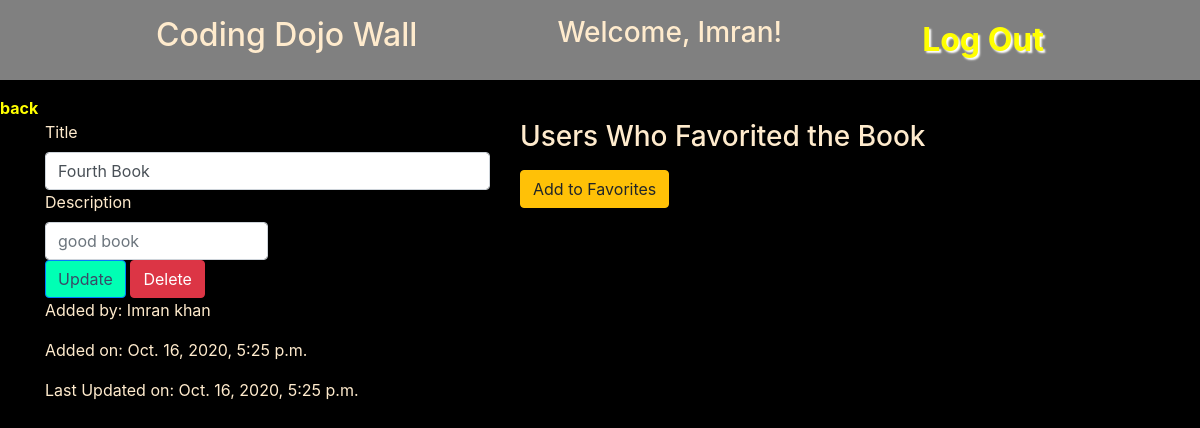
Screenshot of /show/12 (signed in) with the database file from the repository.
### FavoriteBooks_App/models.py (models this page shows)
class User(models.Model):
    first_name = models.CharField(max_length=45)
    last_name = models.CharField(max_length=45)
    email = models.EmailField(unique=True)
    password = models.CharField(max_length=255)
    created_at = models.DateTimeField(auto_now_add=True)
    updated_at = models.DateTimeField(auto_now=True)
    objects = UserManager()

class Book(models.Model):
    title = models.CharField(max_length=255)
    description = models.CharField(max_length=255)
    user_uploaded = models.ForeignKey(User, related_name="user_uploaded_books",on_delete=models.CASCADE)
    users_likes = models.ManyToManyField(User, related_name='users_liked_books')
    created_at = models.DateTimeField(auto_now_add=True)
    updated_at = models.DateTimeField(auto_now=True)
    objects = BookManager()

### FavoriteBooks_App/views.py (the view)
# urls.py: path('show/<int:id>', views.show_book),
def show_book(request, id):
    if 'user_id' not in request.session:
        return redirect('/')
    user = User.objects.get(id=request.session['user_id'])
    book = Book.objects.get(id=id)
    context = {
        'user': user,
        'book': book,
    }
    return render(request, 'showbook.html', context)

### FavoriteBooks_App/templates/showbook.html (shortened to what this page needs)
<!DOCTYPE html>
<html lang="en">
<head>
    <link href="https://stackpath.bootstrapcdn.com/bootstrap/4.5.0/css/bootstrap.min.css" rel="stylesheet">
    {% load static %}
    <link rel="stylesheet" href="{% static 'style.css' %}">
</head>
   <body>
        <nav>
            <h2>Coding Dojo Wall</h2>
            <h3>Welcome, {{ user.first_name }}!</h3>
            <a href="/logout">Log Out</a>
        </nav>
        <a href="/main">back</a>
        <div class="container">
            <div class="row">
                <div class="col-5 px-12">
                    {% if book.user_uploaded.id == request.session.user_id %}
                    <form action="/edit/{{book.id}}" method="post">
                        <label for="title">Title</label>
                        <input type="text" name="title" id="title" class="form-control" value="{{ book.title}}">
                        <label for="description">Description</label>
                        <input name="description" class="form-control w-50" placeholder="{{book.description}}">
                        <button type="submit" class="btn btn-primary">Update</button>
                        <a href="/delete/{{ book.id }}" role="button" class="btn btn-danger">Delete</a>
                    </form>
                    {% else %}
                    <h3>{{book.title}}</h3>
                    <p>Description: {{book.description}}</p>
                    {% endif %}
                    <p>Added by: {{book.user_uploaded.first_name}} {{book.user_uploaded.last_name}}</p>
                    <p>Added on: {{book.created_at}}</p>
                    <p>Last Updated on: {{book.updated_at}}</p>
                </div>
                <div class="col-5 px-12" >
                    <h3>Users Who Favorited the Book</h3>
                    {% if user in book.users_likes.all %}
                    <a href="/unfavorite/{{book.id}}" role="button" class="btn btn-danger">Remove yourself From Favorites</a>
                    {% else %}
                    <a href="/favorite/{{book.id}}" role="button" class="btn btn-warning">Add to Favorites</a>
                    {% endif %}
                </div>
            </div>
        </div>
   </body>
</html>

### FavoriteBooks_App/static/style.css (style rules this page uses)
body { background-color:black; }
h1,h2,h3,h4,h5,p,label { color: blanchedalmond; }
nav { background-color:gray; display: flex; justify-content: space-evenly; margin-bottom: 1em; padding: 1em; }
nav > a { font-size: 2rem; text-shadow: 2px 2px 2px white; }
.btn-primary { color: #394a67; background-color: #00ffb4; border-color: #007bff; }
a { color: yellow; font-weight: bold; }

### rows the page displays
User: first_name "Imran"
Book: title "Fourth Book", description "good book", user_uploaded.first_name "Imran", user_uploaded.last_name "khan", created_at "Oct. 16, 2020, 5:25 p.m.", updated_at "Oct. 16, 2020, 5:25 p.m."
